Frame 1 (no input): blank canvas, image omitted
Frame 60 (the mouse pressed at the canvas centre just before this capture): blank canvas, image omitted
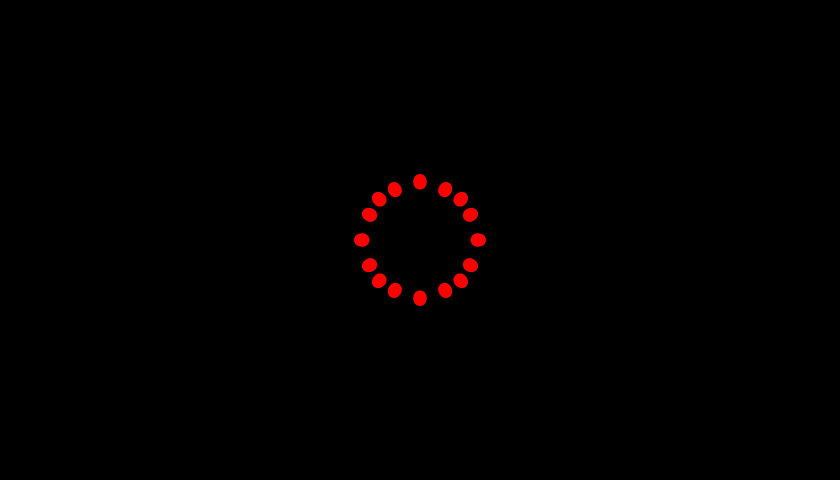
Frame 120 (the mouse held since frame 60 and released just before this capture)

The Processing sketch whose frames 1 and 60 were blank and that drew this single picture after the mouse press (run headless with seeded random() and noise(); from frame 60 on, the mouse is pressed at the canvas centre):

// Processing sketch: processing_101569
// ── processing_101569.pde

/*
Simple firework. This sketch made as peer assessment in Coursera course "Creative Programming for digital media and mobile apps".
Golovina Ekaterina, 23.06.2013
*/

int[][] startXY = new int[20][2];  // coordinates of centre of fireworks
int[][] fColor = new int[10][3];  // colors
int cnt = 0;                      // count of fireworks
int[] i_list = new int[20];       // number of point of firework


void setup(){
size(840,480);
background(0);
fill(0,255,0,180);
stroke(255,255,255);
strokeWeight(2);
smooth();


fColor[0][0] = 255;
fColor[0][1] = 0;
fColor[0][2] = 0;
fColor[1][0] = 0;
fColor[1][1] = 255;
fColor[1][2] = 0;
fColor[2][0] = 0;
fColor[2][1] = 0;
fColor[2][2] = 255;
fColor[3][0] = 255;
fColor[3][1] = 255;
fColor[3][2] = 0;
fColor[4][0] = 255;
fColor[4][1] = 0;
fColor[4][2] = 255;
fColor[5][0] = 0;
fColor[5][1] = 255;
fColor[5][2] = 255;
fColor[6][0] = 255;
fColor[6][1] = 128;
fColor[6][2] = 64;
fColor[7][0] = 128;
fColor[7][1] = 0;
fColor[7][2] = 255;
fColor[8][0] = 0;
fColor[8][1] = 255;
fColor[8][2] = 128;
fColor[9][0] = 255;
fColor[9][1] = 128;
fColor[9][2] = 192;


}

void draw()
{
  background(0);
  displayFirework();
}

void mousePressed()
{
   if (cnt==20) // size of array max - move all elements left
   {
    for (int jj=0;jj<19;jj++)
    {
      startXY[jj][0]=startXY[jj+1][0];
      startXY[jj][1]=startXY[jj+1][1];
      i_list[jj]=i_list[jj+1];
    }
    int f1,f2,f3;
    f1=fColor[0][0];
    f2=fColor[0][1];
    f3=fColor[0][2];
    for (int jj=0;jj<9;jj++)
    {
      fColor[jj][0]=fColor[jj+1][0];
      fColor[jj][1]=fColor[jj+1][1];
      fColor[jj][2]=fColor[jj+1][2];
    }
    fColor[9][0]=f1;
    fColor[9][1]=f2;
    fColor[9][2]=f3;
    cnt=cnt-1;
   }
 
  startXY[cnt][0]=mouseX;  // new firework
  startXY[cnt][1]=mouseY;
  i_list[cnt]=1;
  cnt=cnt+1;
  }

void displayFirework()
{
for (int j=0;j<cnt;j++)
 {
    noStroke();
    fill(color(fColor[j % 10][0], fColor[j % 10][1], fColor[j % 10][2]));
    drawEllipse(i_list[j],j);
    int c_el = 10;
    if (i_list[j]<20)
      c_el=10;
      else if (i_list[j]<100)
        c_el=10-i_list[j]/10;
        else c_el=1;
        
    for (int k=1;k<c_el;k++)
    {
     if (i_list[j]>k)
        drawEllipse(i_list[j]-k,j);
    }
    
    
    i_list[j]=i_list[j]+1;
    
 }
}

void drawEllipse(int i, int j)
{
  int rad;
  if (i<20)
    rad=20-i/3;
  else if (i<50)
    rad=16-i/10;
    else if (i<100)
       rad=18-i/10;
       else rad=8-i/100;
       
  
    ellipse(startXY[j][0]+i*0.7,startXY[j][1]+i*0.7,rad,rad);
    ellipse(startXY[j][0]-i*0.7,startXY[j][1]-i*0.7,rad,rad);
    ellipse(startXY[j][0]+i*0.7,startXY[j][1]-i*0.7,rad,rad);
    ellipse(startXY[j][0]-i*0.7,startXY[j][1]+i*0.7,rad,rad);
    
    ellipse(startXY[j][0]+i*0.866,startXY[j][1]+i*0.433,rad,rad);
    ellipse(startXY[j][0]-i*0.866,startXY[j][1]-i*0.433,rad,rad);
    ellipse(startXY[j][0]+i*0.866,startXY[j][1]-i*0.433,rad,rad);
    ellipse(startXY[j][0]-i*0.866,startXY[j][1]+i*0.433,rad,rad);
    
    ellipse(startXY[j][0]+i*0.433,startXY[j][1]+i*0.866,rad,rad);
    ellipse(startXY[j][0]-i*0.433,startXY[j][1]-i*0.866,rad,rad);
    ellipse(startXY[j][0]+i*0.433,startXY[j][1]-i*0.866,rad,rad);
    ellipse(startXY[j][0]-i*0.433,startXY[j][1]+i*0.866,rad,rad);
    
    ellipse(startXY[j][0],startXY[j][1]+i,rad,rad);
    ellipse(startXY[j][0]-i,startXY[j][1],rad,rad);
    ellipse(startXY[j][0],startXY[j][1]-i,rad,rad);
    ellipse(startXY[j][0]+i,startXY[j][1],rad,rad);
    
}
